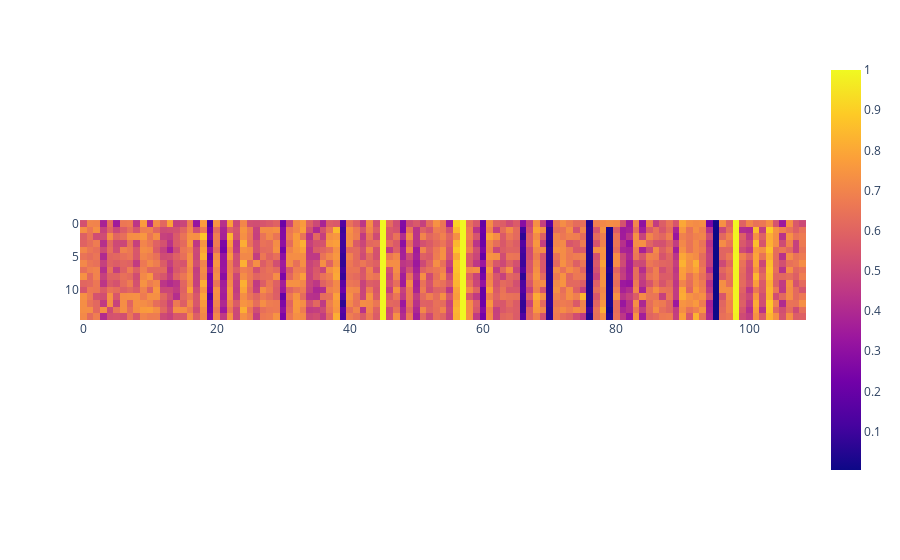

Notebook source saved alongside this figure:
### Code cell
px.imshow(model_predictions)

### Figure 1 — Plotly figure (JSON) as saved in the notebook; plotly's stock layout.template omitted (floating-point values rounded to 4 significant figures; data arrays with more than 128 entries replaced by an {"elided": "..."} marker saying what was removed)
{"data": [{"coloraxis": "coloraxis", "hovertemplate": "x: %{x}<br>y: %{y}<br>color: %{z}<extra></extra>", "name": "0", "type": "heatmap", "xaxis": "x", "yaxis": "y", "z": {"elided": "15x109 float values"}}], "layout": {"coloraxis": {"colorscale": [[0, "#0d0887"], [0.1111, "#46039f"], [0.2222, "#7201a8"], [0.3333, "#9c179e"], [0.4444, "#bd3786"], [0.5556, "#d8576b"], [0.6667, "#ed7953"], [0.7778, "#fb9f3a"], [0.8889, "#fdca26"], [1, "#f0f921"]]}, "margin": {"t": 60}, "xaxis": {"anchor": "y", "constrain": "domain", "domain": [0, 1], "scaleanchor": "y"}, "yaxis": {"anchor": "x", "autorange": "reversed", "constrain": "domain", "domain": [0, 1]}}}
